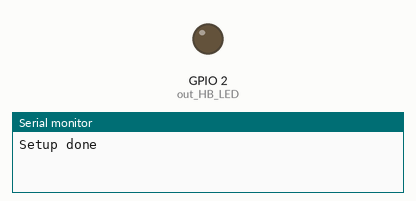
The sketch below on a simulated ESP8266 (NodeMCU). Parts: output pins drawn as LEDs (lit = HIGH), the last lines printed to the serial monitor. A WiFi scan finds three made-up networks.

Above: at 2.75 s.
At 6.7 s:
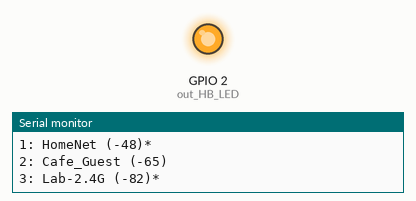
Timing chart, 0 to 12.5 s (numbered marks = the images above):
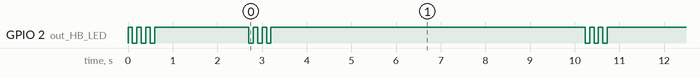

The sketch:

LoLin_NodeMCU_test.ino
```cpp
#include "ESP8266WiFi.h"

// For reference (pin mapping for ESP8266-12E):
// D0/GPIO16      = 16;
// D1/GPIO5       = 5;
// D2/GPIO4       = 4;
// D3/GPIO0       = 0;

// D4/GPIO2       = 2;

// D5/GPIO14      = 14;
// D6/GPIO12      = 12;
// D7/GPIO13      = 13;
// D8/GPIO15      = 15;

// GPIO assignments
const int out_HB_LED = 2;
unsigned long prevMillis;
const unsigned long HB_period_ms = 1000;

void blinkLED(int pin, int delay_ms, int cnt)
{
  for (int i=0; i<cnt; ++i)
  {
    digitalWrite(pin, LOW);
    delay(delay_ms);
    digitalWrite(pin, HIGH);
    if (i+1<cnt)
      delay(delay_ms);
  }
}

void setup() {
  Serial.begin(115200);
  // Set WiFi to station mode and disconnect from an AP if it was previously connected
  WiFi.mode(WIFI_STA);
  WiFi.disconnect();

  pinMode(out_HB_LED, OUTPUT);
  // blink the heartbeat LED a few times to indicate we're starting up
  for (int i=0; i<7; ++i) {
    digitalWrite(out_HB_LED, !digitalRead(out_HB_LED));
    delay(100);
  }

  delay(2000);
  Serial.println("Setup done");
}

void loop() {
  blinkLED(out_HB_LED, 100, 3);

  Serial.println("scan start");

  int n = WiFi.scanNetworks();// WiFi.scanNetworks will return the number of networks found
  Serial.println("scan done");
  if (n == 0)
    Serial.println("no networks found");
  else
  {
    Serial.print(n);
    Serial.println(" networks found");
    for (int i = 0; i < n; ++i)
    {
      // Print SSID and RSSI for each network found
      Serial.print(i + 1);
      Serial.print(": ");
      Serial.print(WiFi.SSID(i));
      Serial.print(" (");
      Serial.print(WiFi.RSSI(i));
      Serial.print(")");
      Serial.println((WiFi.encryptionType(i) == ENC_TYPE_NONE)?" ":"*");
      delay(10);
    }
  }
  Serial.println("");

  // Wait a bit before scanning again
  delay(5000);
}
```

Measured:
- by itself, GPIO 2 (out_HB_LED): HIGH → LOW at 0.10 s, → HIGH 0.10 s later, → LOW 0.10 s later, → HIGH 0.10 s later, … (108 changes in this stretch)
